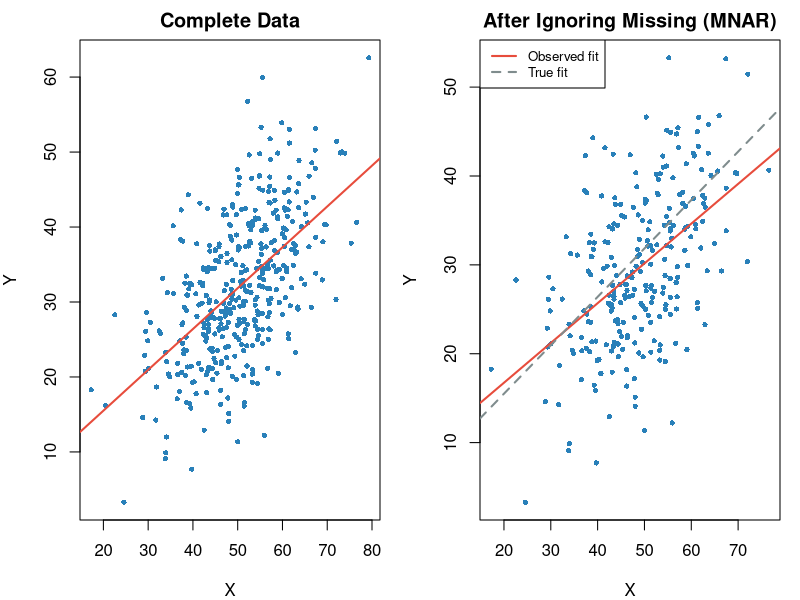
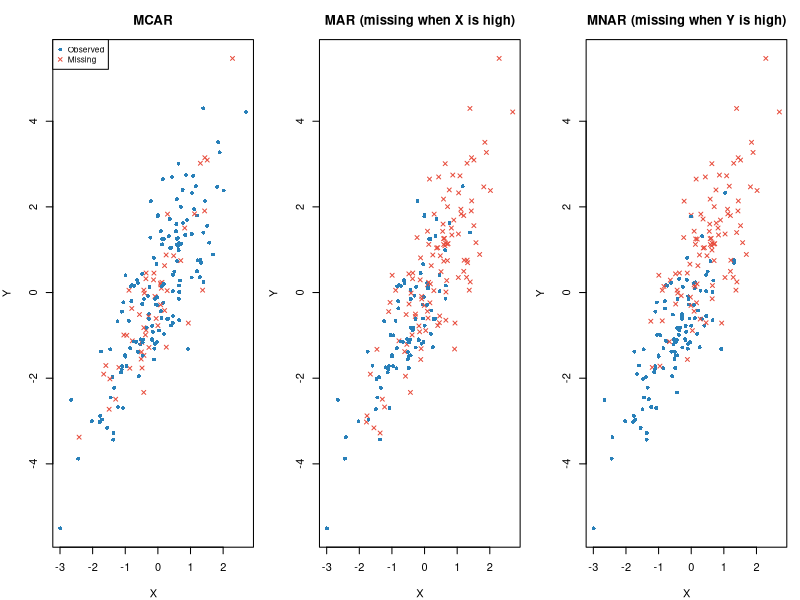

Reproduce these figures in R, in order. (Note: this script raises an error after producing the figures.)
# ============================================================
# 14 Missing Data.R
# Standalone R script extracted from 14 Missing Data.qmd
# ============================================================

# ---- motivating-example ----
set.seed(2024)
n = 400
x = rnorm(n, mean = 50, sd = 10)
y = 2 + 0.6 * x + rnorm(n, sd = 8)
df_full = data.frame(x = x, y = y)

# Introduce MNAR: high-y values are more likely to be missing
miss_prob = plogis((y - mean(y)) / sd(y))
df_mnar = df_full
df_mnar$y[runif(n) < miss_prob * 0.7] = NA

par(mfrow = c(1, 2), mar = c(4, 4, 2, 1))

plot(df_full$x, df_full$y,
     pch = 16, col = "#2980b9", cex = 0.7,
     xlab = "X", ylab = "Y", main = "Complete Data")
abline(lm(y ~ x, data = df_full), col = "#e74c3c", lwd = 2)

obs_idx = !is.na(df_mnar$y)
plot(df_mnar$x[obs_idx], df_mnar$y[obs_idx],
     pch = 16, col = "#2980b9", cex = 0.7,
     xlab = "X", ylab = "Y", main = "After Ignoring Missing (MNAR)")
abline(lm(y ~ x, data = df_mnar), col = "#e74c3c", lwd = 2)
abline(lm(y ~ x, data = df_full), col = "#7f8c8d", lwd = 2, lty = 2)
legend("topleft", legend = c("Observed fit", "True fit"),
       col = c("#e74c3c", "#7f8c8d"), lty = c(1, 2), lwd = 2, cex = 0.8)


# ---- mcar-demo ----
set.seed(42)
n = 300
x = rnorm(n)
y = 1.5 * x + rnorm(n)
df = data.frame(x = x, y = y)

# MCAR: randomly remove 30% of y values, unrelated to anything
df_mcar = df
df_mcar$y[sample(1:n, size = round(0.3 * n))] = NA

cat("Proportion missing:", mean(is.na(df_mcar$y)), "\n")
cat("Mean of x for observed y:  ", round(mean(df_mcar$x[!is.na(df_mcar$y)]), 3), "\n")
cat("Mean of x for missing y:   ", round(mean(df_mcar$x[is.na(df_mcar$y)]), 3), "\n")


# ---- mar-demo ----
set.seed(42)
n = 300
x = rnorm(n)
y = 1.5 * x + rnorm(n)
df = data.frame(x = x, y = y)

# MAR: missingness in y depends on x (observed), not on y itself
df_mar = df
miss_prob_mar = plogis(1.5 * df$x)   # higher x → more likely y is missing
df_mar$y[runif(n) < miss_prob_mar] = NA

cat("Proportion missing:", round(mean(is.na(df_mar$y)), 3), "\n")
cat("Mean of x for observed y:  ", round(mean(df_mar$x[!is.na(df_mar$y)]), 3), "\n")
cat("Mean of x for missing y:   ", round(mean(df_mar$x[is.na(df_mar$y)]), 3), "\n")


# ---- mnar-demo ----
set.seed(42)
n = 300
x = rnorm(n)
y = 1.5 * x + rnorm(n)
df = data.frame(x = x, y = y)

# MNAR: missingness in y depends on y itself
df_mnar = df
miss_prob_mnar = plogis(1.5 * df$y)   # higher y → more likely y is missing
df_mnar$y[runif(n) < miss_prob_mnar] = NA

cat("Proportion missing:", round(mean(is.na(df_mnar$y)), 3), "\n")
cat("Mean of OBSERVED y:  ", round(mean(df_mnar$y, na.rm = TRUE), 3), "\n")
cat("Mean of TRUE y:      ", round(mean(df$y), 3), "\n")


# ---- mechanism-summary ----
par(mfrow = c(1, 3), mar = c(4, 4, 3, 1))
set.seed(42)
n = 200
x_vals = rnorm(n)
y_vals = 1.5 * x_vals + rnorm(n)

# MCAR
obs_mcar = sample(c(TRUE, FALSE), n, replace = TRUE, prob = c(0.7, 0.3))
plot(x_vals, y_vals, pch = ifelse(obs_mcar, 16, 4),
     col = ifelse(obs_mcar, "#2980b9", "#e74c3c"),
     main = "MCAR", xlab = "X", ylab = "Y", cex = 0.8)
legend("topleft", pch = c(16, 4), col = c("#2980b9", "#e74c3c"),
       legend = c("Observed", "Missing"), cex = 0.75)

# MAR
miss_mar = runif(n) < plogis(1.5 * x_vals)
obs_mar = !miss_mar
plot(x_vals, y_vals, pch = ifelse(obs_mar, 16, 4),
     col = ifelse(obs_mar, "#2980b9", "#e74c3c"),
     main = "MAR (missing when X is high)", xlab = "X", ylab = "Y", cex = 0.8)

# MNAR
miss_mnar = runif(n) < plogis(1.5 * y_vals)
obs_mnar = !miss_mnar
plot(x_vals, y_vals, pch = ifelse(obs_mnar, 16, 4),
     col = ifelse(obs_mnar, "#2980b9", "#e74c3c"),
     main = "MNAR (missing when Y is high)", xlab = "X", ylab = "Y", cex = 0.8)


# ---- listwise ----
set.seed(42)
df_example = data.frame(
  id  = 1:10,
  x1  = c(2.1, 3.5, NA, 1.8, 4.2, 2.9, NA, 3.1, 2.7, 4.0),
  x2  = c(1.0, NA, 2.2, 1.5, NA, 2.8, 1.9, NA, 2.3, 1.7),
  y   = c(5.1, 6.8, 4.9, 5.5, 7.2, 6.1, 5.8, 6.4, 5.7, 7.0)
)

complete_cases = df_example[complete.cases(df_example), ]
cat("Original N:", nrow(df_example), "\n")
cat("After listwise deletion N:", nrow(complete_cases), "\n")
cat("Percent retained:", round(100 * nrow(complete_cases) / nrow(df_example), 1), "%\n")


# ---- pairwise ----
set.seed(42)
n = 100
x1 = rnorm(n)
x2 = 0.5 * x1 + rnorm(n)
x3 = 0.4 * x2 + rnorm(n)

df_pw = data.frame(x1 = x1, x2 = x2, x3 = x3)
df_pw$x2[sample(1:n, 20)] = NA
df_pw$x3[sample(1:n, 25)] = NA

# Pairwise correlation (default in cor() with use = "pairwise.complete.obs")
cor_pairwise = cor(df_pw, use = "pairwise.complete.obs")
round(cor_pairwise, 3)


# ---- mean-imputation ----
set.seed(42)
n = 200
y_true = rnorm(n, mean = 5, sd = 2)
y_obs = y_true
y_obs[sample(1:n, 60)] = NA   # 30% missing (MCAR for this demo)

y_mean_imp = y_obs
y_mean_imp[is.na(y_obs)] = mean(y_obs, na.rm = TRUE)

cat("True SD:         ", round(sd(y_true), 3), "\n")
cat("Observed SD:     ", round(sd(y_obs, na.rm = TRUE), 3), "\n")
cat("After mean imp SD:", round(sd(y_mean_imp), 3), "\n")


# ---- single-imputation ----
set.seed(42)
n = 200
x = rnorm(n)
y = 1.5 * x + rnorm(n, sd = 1.5)
df_si = data.frame(x = x, y = y)
df_si$y[sample(1:n, 60)] = NA

# Fit regression on observed cases
reg_model = lm(y ~ x, data = df_si, na.action = na.omit)
# Impute missing
df_si$y_imp = df_si$y
missing_idx = is.na(df_si$y)
df_si$y_imp[missing_idx] = predict(reg_model,
                                    newdata = df_si[missing_idx, ])

cat("True residual SD:    ", round(sd(y - (1.5 * x)), 3), "\n")
cat("Imputed residual SD: ", round(sd(df_si$y_imp - predict(lm(y_imp ~ x, data = df_si))), 3), "\n")


# ---- simulate-data ----
set.seed(2025)
n = 500

# Exogenous predictor
x1 = rnorm(n, mean = 0, sd = 1)

# Mediator: caused by x1
x2 = 0.50 * x1 + rnorm(n, sd = sqrt(1 - 0.50^2))

# Outcome: caused by both x1 and x2
y  = 0.30 * x1 + 0.55 * x2 + rnorm(n, sd = sqrt(1 - 0.30^2 - 0.55^2 - 2*0.30*0.55*0.50))

df_full = data.frame(x1 = x1, x2 = x2, y = y)

cat("True path coefficients:\n")
cat("  x2 ~ x1 : 0.50\n")
cat("  y  ~ x1 : 0.30\n")
cat("  y  ~ x2 : 0.55\n")
cat("N =", nrow(df_full), "| No missing values\n")


# ---- introduce-missingness ----
set.seed(2025)
df_miss = df_full

# y is missing when x1 is high (MAR: depends on observed x1)
prob_miss_y = plogis(1.2 * df_full$x1)
df_miss$y[runif(n) < prob_miss_y * 0.55] = NA

# x2 is missing when x1 is low (MAR: depends on observed x1)
prob_miss_x2 = plogis(-1.0 * df_full$x1)
df_miss$x2[runif(n) < prob_miss_x2 * 0.40] = NA

cat("Missing in y: ", sum(is.na(df_miss$y)),
    "(", round(100 * mean(is.na(df_miss$y)), 1), "%)\n")
cat("Missing in x2:", sum(is.na(df_miss$x2)),
    "(", round(100 * mean(is.na(df_miss$x2)), 1), "%)\n")
cat("Complete cases:", sum(complete.cases(df_miss)),
    "(", round(100 * mean(complete.cases(df_miss)), 1), "%)\n")


# ---- path-model ----
library(lavaan)

path_model = "
  x2 ~ x1
  y  ~ x1 + x2
"

# Complete-case analysis (lavaan default drops missing rows)
fit_cc = sem(path_model, data = df_miss, missing = "listwise")

# FIML
fit_fiml = sem(path_model, data = df_miss, missing = "fiml")


# ---- path-results ----
results_cc   = parameterEstimates(fit_cc,   standardized = FALSE)
results_fiml = parameterEstimates(fit_fiml, standardized = FALSE)

# Extract regression paths only
paths_cc   = results_cc[results_cc$op == "~",
                         c("lhs", "op", "rhs", "est", "se")]
paths_fiml = results_fiml[results_fiml$op == "~",
                           c("lhs", "op", "rhs", "est", "se")]

paths_cc$method   = "Complete Case"
paths_fiml$method = "FIML"

comparison = rbind(paths_cc, paths_fiml)
comparison$true_value = c(0.50, 0.30, 0.55, 0.50, 0.30, 0.55)
comparison$bias = round(comparison$est - comparison$true_value, 4)
comparison[, c("lhs", "rhs", "method", "true_value", "est", "se", "bias")]


# ---- fiml-visual ----
path_labels = c("x2~x1 (true=0.50)", "y~x1 (true=0.30)", "y~x2 (true=0.55)")
true_vals   = c(0.50, 0.30, 0.55)

cc_est   = paths_cc$est
cc_se    = paths_cc$se
fi_est   = paths_fiml$est
fi_se    = paths_fiml$se

y_pos = c(3, 2, 1)
par(mar = c(5, 10, 3, 2))
plot(NA, xlim = c(-0.1, 1.0), ylim = c(0.5, 3.5),
     yaxt = "n", xlab = "Path Coefficient Estimate", ylab = "",
     main = "Complete Case vs. FIML Path Estimates")

axis(2, at = y_pos, labels = path_labels, las = 1, cex.axis = 0.85)
abline(v = true_vals, col = "#27ae60", lty = 2, lwd = 1.5)

offset = 0.15
for (i in 1:3) {
  # Complete case
  points(cc_est[i], y_pos[i] + offset, pch = 16, col = "#e74c3c", cex = 1.3)
  lines(c(cc_est[i] - 1.96 * cc_se[i], cc_est[i] + 1.96 * cc_se[i]),
        c(y_pos[i] + offset, y_pos[i] + offset), col = "#e74c3c", lwd = 2)

  # FIML
  points(fi_est[i], y_pos[i] - offset, pch = 17, col = "#2980b9", cex = 1.3)
  lines(c(fi_est[i] - 1.96 * fi_se[i], fi_est[i] + 1.96 * fi_se[i]),
        c(y_pos[i] - offset, y_pos[i] - offset), col = "#2980b9", lwd = 2)
}

legend("topright", pch = c(16, 17), col = c("#e74c3c", "#2980b9"),
       legend = c("Complete Case", "FIML"), cex = 0.9)
legend("topleft", lty = 2, col = "#27ae60",
       legend = "True value", cex = 0.9)


# ---- mice-setup ----
library(mice)

# Use the same MAR dataset from the path analysis section
cat("Variables with missing data:\n")
print(colSums(is.na(df_miss)))

# Run MICE with m = 20 imputed datasets, PMM for continuous variables
imp = mice(df_miss,
           m       = 20,        # number of imputed datasets
           method  = "pmm",     # predictive mean matching
           maxit   = 10,        # iterations per imputation
           seed    = 2025,
           printFlag = FALSE)

summary(imp)


# ---- mice-convergence ----
plot(imp, layout = c(2, 2))


# ---- mice-analysis ----
# Fit the path-like model (as a regression, for simplicity) on each imputed dataset

# Model 1: x2 ~ x1
fit_x2 = with(imp, lm(x2 ~ x1))

# Model 2: y ~ x1 + x2
fit_y  = with(imp, lm(y ~ x1 + x2))

# Pool using Rubin's Rules
pooled_x2 = pool(fit_x2)
pooled_y  = pool(fit_y)

cat("=== Pooled: x2 ~ x1 ===\n")
summary(pooled_x2)[, c("term", "estimate", "std.error", "statistic", "p.value")]


# ---- mice-pooled-y ----
cat("=== Pooled: y ~ x1 + x2 ===\n")
print(summary(pooled_y)[, c("term", "estimate", "std.error", "statistic", "p.value")])

cat("\n=== Fraction of Missing Information (FMI) ===\n")
print(pooled_y$pooled[, c("term", "fmi", "lambda")])


# ---- three-way ----
# True values
true_b = c("x2~x1" = 0.50, "y~x1" = 0.30, "y~x2" = 0.55)

# Complete case
cc_x2 = coef(lm(x2 ~ x1, data = df_miss[complete.cases(df_miss), ]))
cc_y  = coef(lm(y  ~ x1 + x2, data = df_miss[complete.cases(df_miss), ]))

# MICE pooled
mx2 = summary(pooled_x2)
my  = summary(pooled_y)

results_df = data.frame(
  Path       = c("x2 ~ x1", "y ~ x1", "y ~ x2"),
  True       = c(0.50, 0.30, 0.55),
  CC         = round(c(cc_x2["x1"], cc_y["x1"], cc_y["x2"]), 3),
  FIML       = round(c(paths_fiml$est[1], paths_fiml$est[2], paths_fiml$est[3]), 3),
  MICE       = round(c(mx2$estimate[mx2$term=="x1"],
                       my$estimate[my$term=="x1"],
                       my$estimate[my$term=="x2"]), 3)
)

results_df$Bias_CC   = round(results_df$CC   - results_df$True, 3)
results_df$Bias_FIML = round(results_df$FIML - results_df$True, 3)
results_df$Bias_MICE = round(results_df$MICE - results_df$True, 3)

print(results_df)
